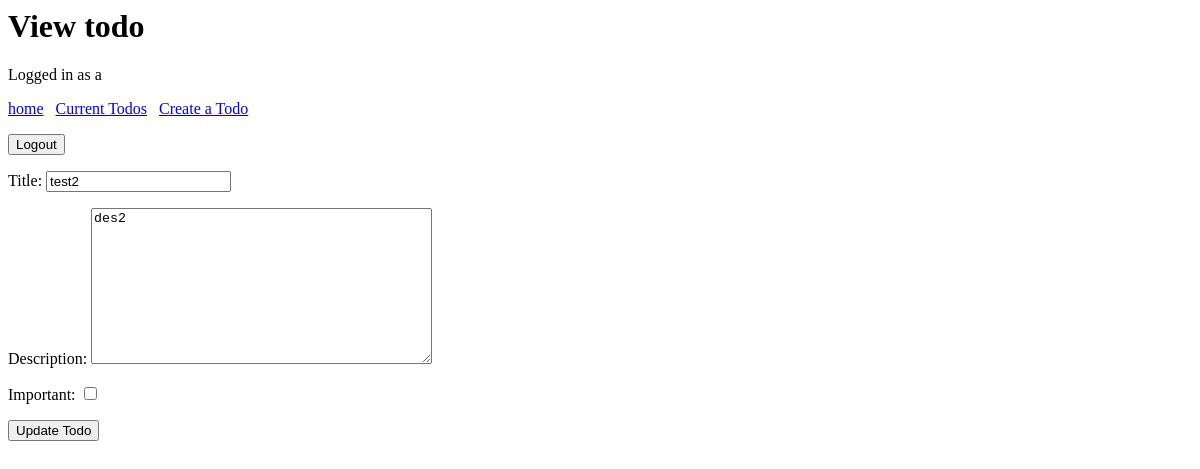
The app's page /todo/2 (signed in), older data.
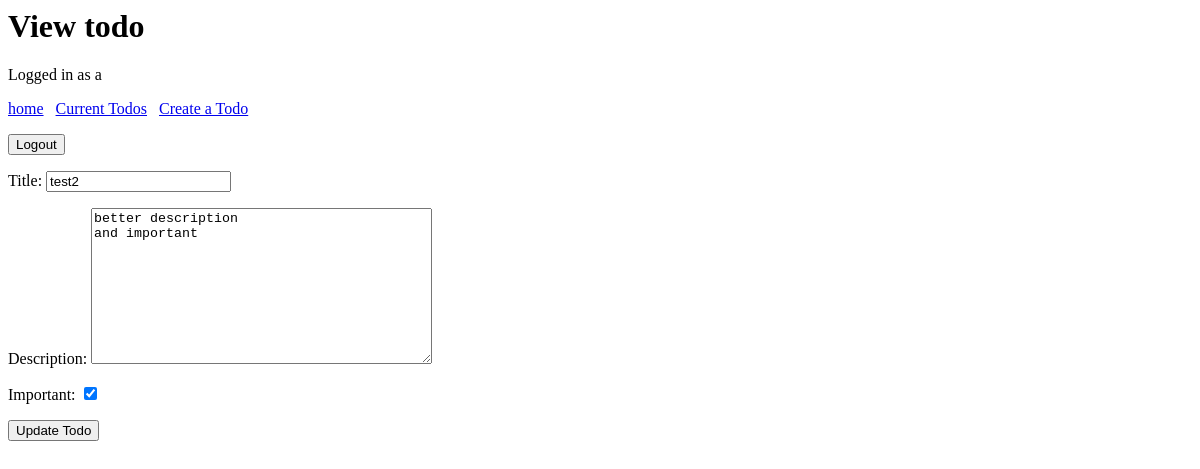
The same page, newer data.
### todo/models.py (models this page shows, shortened)
class Todo(models.Model):
    title = models.CharField(max_length=100)
    description = models.TextField(blank=True)
    completed_date = models.DateTimeField(null=True, blank=True)
    important = models.BooleanField(default=False)
    user = models.ForeignKey(User, on_delete=models.CASCADE)
    created_date = models.DateTimeField(auto_now_add=True)

### todo/views.py (the view, shortened to what this page needs)
# urls.py: path("todo/<int:todo_pk>", views.viewtodo, name='viewtodo'),
@login_required
def viewtodo(request, todo_pk):
    todo = get_object_or_404(Todo, pk=todo_pk)
    form = TodoForm(instance=todo)
    if request.method == 'GET':
        return render(request, 'todo/viewtodo.html',{'todo':todo, 'form':form})

### todo/forms.py
class TodoForm(ModelForm):
    class Meta:
        model = Todo
        fields = ['title','description','important']

### todo/templates/todo/viewtodo.html (shortened to what this page needs)
<h1>View todo</h1>
{% extends 'todo/base.html' %}
{% block content %}
<form method="POST">
{{ form.as_p }}
<button type="submit">Update Todo</button>
</form>
{% endblock %}

Row changes from the older to the newer data that the page shows:
changed Todo "test2": description "des2" → "better description and important"; important "☐" → "☑"
